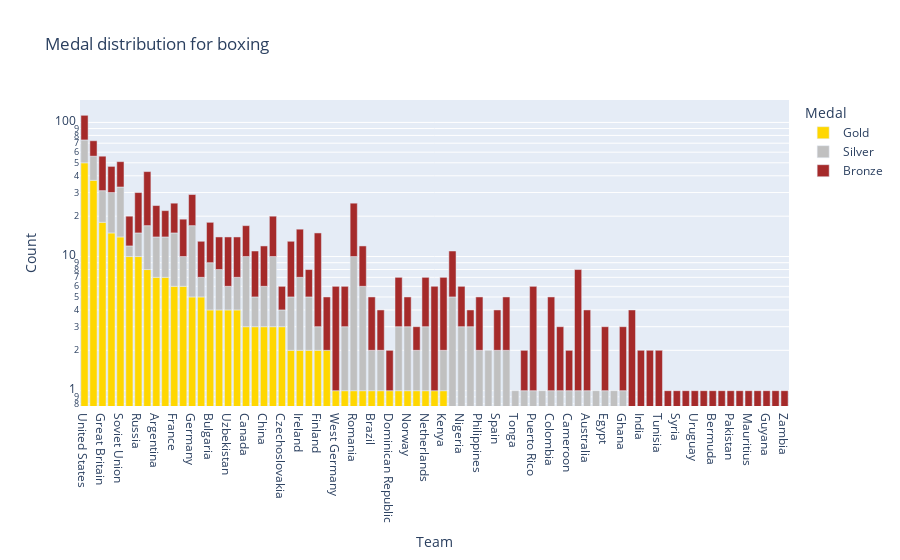

The cell this chart's notebook holds for it:
### Code cell
# plot medal distribution by team
fig = px.bar(
    df_boxing_medal,
    x="Team",
    y="Count",
    log_y=True,
    color="Medal",
    category_orders={"Medal": ["Gold", "Silver", "Bronze"]}, # sort the medals from highest to lowest
    color_discrete_sequence=["gold", "silver", "brown"], # set the colors of the medals
    title="Medal distribution for boxing",
)
fig.show()

### Figure 1 — Plotly figure (JSON) as saved in the notebook; plotly's stock layout.template omitted (floating-point values rounded to 4 significant figures)
{"data": [{"alignmentgroup": "True", "hovertemplate": "Medal=Gold<br>Team=%{x}<br>Count=%{y}<extra></extra>", "legendgroup": "Gold", "marker": {"color": "gold", "pattern": {"shape": ""}}, "name": "Gold", "offsetgroup": "Gold", "orientation": "v", "showlegend": true, "textposition": "auto", "type": "bar", "x": ["United States", "Cuba", "Great Britain", "Italy", "Soviet Union", "Hungary", "Russia", "Poland", "Argentina", "Kazakhstan", "France", "South Africa", "Germany", "East Germany", "Bulgaria", "Thailand", "Uzbekistan", "Ukraine", "Canada", "Yugoslavia", "China", "South Korea", "Czechoslovakia", "Mexico", "Ireland", "North Korea", "Finland", "Japan", "West Germany", "Venezuela", "Romania", "Denmark", "Brazil", "Belgium", "Dominican Republic", "Mongolia", "Norway", "New Zealand", "Netherlands", "Algeria", "Kenya"], "xaxis": "x", "y": [50, 37, 18, 15, 14, 10, 10, 8, 7, 7, 6, 6, 5, 5, 4, 4, 4, 4, 3, 3, 3, 3, 3, 2, 2, 2, 2, 2, 1, 1, 1, 1, 1, 1, 1, 1, 1, 1, 1, 1, 1], "yaxis": "y"}, {"alignmentgroup": "True", "hovertemplate": "Medal=Silver<br>Team=%{x}<br>Count=%{y}<extra></extra>", "legendgroup": "Silver", "marker": {"color": "silver", "pattern": {"shape": ""}}, "name": "Silver", "offsetgroup": "Silver", "orientation": "v", "showlegend": true, "textposition": "auto", "type": "bar", "x": ["United States", "Soviet Union", "Cuba", "Italy", "Great Britain", "Germany", "France", "Poland", "Romania", "Kazakhstan", "Argentina", "Canada", "South Korea", "Russia", "Ireland", "Sweden", "Denmark", "Bulgaria", "South Africa", "Thailand", "North Korea", "Nigeria", "Uganda", "Mexico", "Ukraine", "China", "Norway", "Philippines", "Hungary", "Uzbekistan", "East Germany", "Belarus", "Spain", "Turkey", "Netherlands", "Mongolia", "Yugoslavia", "Venezuela", "Tonga", "Unified Team", "Kenya", "Puerto Rico", "Czechoslovakia", "Czech Republic", "Colombia", "Chile", "Cameroon", "Brazil", "Belgium", "Azerbaijan", "Australia", "Australasia", "Egypt", "New Zealand", "Estonia", "Ghana", "Finland"], "xaxis": "x", "y": [24, 19, 19, 15, 13, 12, 9, 9, 9, 7, 7, 7, 7, 5, 5, 5, 5, 5, 4, 4, 3, 3, 3, 3, 3, 3, 2, 2, 2, 2, 2, 2, 2, 2, 2, 2, 2, 2, 1, 1, 1, 1, 1, 1, 1, 1, 1, 1, 1, 1, 1, 1, 1, 1, 1, 1, 1], "yaxis": "y"}, {"alignmentgroup": "True", "hovertemplate": "Medal=Bronze<br>Team=%{x}<br>Count=%{y}<extra></extra>", "legendgroup": "Bronze", "marker": {"color": "brown", "pattern": {"shape": ""}}, "name": "Bronze", "offsetgroup": "Bronze", "orientation": "v", "showlegend": true, "textposition": "auto", "type": "bar", "x": ["United States", "Poland", "Great Britain", "Soviet Union", "Cuba", "Italy", "Russia", "Romania", "Finland", "Germany", "Argentina", "France", "South Korea", "Ireland", "South Africa", "Bulgaria", "Kazakhstan", "Hungary", "Mexico", "Uzbekistan", "Azerbaijan", "Canada", "Ukraine", "Yugoslavia", "East Germany", "Sweden", "Denmark", "Thailand", "China", "Puerto Rico", "Kenya", "Algeria", "West Germany", "Morocco", "Mongolia", "Colombia", "Netherlands", "Venezuela", "Philippines", "Brazil", "North Korea", "Nigeria", "Australia", "Turkey", "Japan", "Spain", "Norway", "India", "Belgium", "Egypt", "Chile", "Ghana", "Czechoslovakia", "Moldova", "Tunisia", "Unified Team", "United Arab Republic", "Syria", "Tajikistan", "Uruguay", "Uganda", "Croatia", "Cameroon", "Bermuda", "Armenia", "Dominican Republic", "Pakistan", "Niger", "New Zealand", "Mauritius", "Lithuania", "Guyana", "Georgia", "Zambia"], "xaxis": "x", "y": [39, 26, 25, 18, 17, 17, 15, 15, 12, 12, 10, 10, 10, 9, 9, 9, 8, 8, 8, 8, 7, 7, 7, 6, 6, 6, 6, 6, 6, 5, 5, 5, 5, 4, 4, 4, 4, 3, 3, 3, 3, 3, 3, 3, 3, 2, 2, 2, 2, 2, 2, 2, 2, 2, 2, 1, 1, 1, 1, 1, 1, 1, 1, 1, 1, 1, 1, 1, 1, 1, 1, 1, 1, 1], "yaxis": "y"}], "layout": {"barmode": "relative", "legend": {"title": {"text": "Medal"}, "tracegroupgap": 0}, "title": {"text": "Medal distribution for boxing"}, "xaxis": {"anchor": "y", "domain": [0, 1], "title": {"text": "Team"}}, "yaxis": {"anchor": "x", "domain": [0, 1], "title": {"text": "Count"}, "type": "log"}}}
